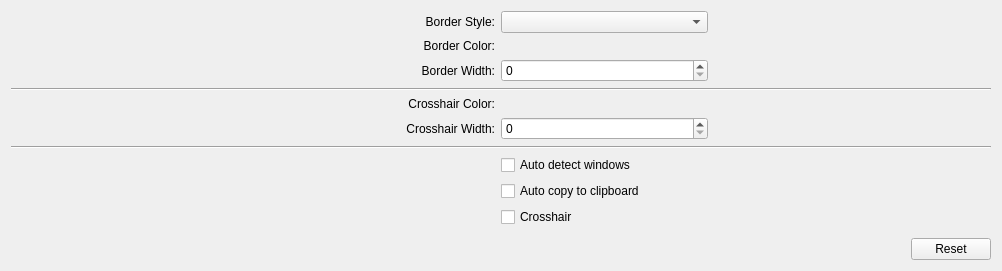
     <widget class="QWidget" name="tabInterface">
      <attribute name="title">
       <string>Interface</string>
      </attribute>
      <layout class="QHBoxLayout" name="horizontalLayout_4">
       <item>
        <widget class="QWidget" name="widget_4" native="true">
         <layout class="QGridLayout" name="interfaceLayout" columnstretch="7,3,4">
          <property name="leftMargin">
           <number>0</number>
          </property>
          <property name="topMargin">
           <number>0</number>
          </property>
          <property name="rightMargin">
           <number>0</number>
          </property>
          <property name="bottomMargin">
           <number>0</number>
          </property>
          <item row="0" column="0">
           <widget class="QLabel" name="label_5">
            <property name="text">
             <string>Border Style:</string>
            </property>
            <property name="alignment">
             <set>Qt::AlignRight|Qt::AlignTrailing|Qt::AlignVCenter</set>
            </property>
           </widget>
          </item>
          <item row="2" column="0">
           <widget class="QLabel" name="label_6">
            <property name="text">
             <string>Border Width:</string>
            </property>
            <property name="alignment">
             <set>Qt::AlignRight|Qt::AlignTrailing|Qt::AlignVCenter</set>
            </property>
           </widget>
          </item>
          <item row="15" column="0" colspan="3">
           <widget class="QWidget" name="widget_3" native="true">
            <layout class="QHBoxLayout" name="horizontalLayout_3">
             <property name="leftMargin">
              <number>0</number>
             </property>
             <property name="topMargin">
              <number>0</number>
             </property>
             <property name="rightMargin">
              <number>0</number>
             </property>
             <property name="bottomMargin">
              <number>0</number>
             </property>
             <item>
              <spacer name="horizontalSpacer_3">
               <property name="orientation">
                <enum>Qt::Horizontal</enum>
               </property>
               <property name="sizeHint" stdset="0">
                <size>
                 <width>900</width>
                 <height>20</height>
                </size>
               </property>
              </spacer>
             </item>
             <item>
              <widget class="QPushButton" name="interfaceReset">
               <property name="text">
                <string>Reset</string>
               </property>
              </widget>
             </item>
            </layout>
           </widget>
          </item>
          <item row="3" column="0" colspan="3">
           <widget class="Line" name="line">
            <property name="maximumSize">
             <size>
              <width>16777215</width>
              <height>3</height>
             </size>
            </property>
            <property name="orientation">
             <enum>Qt::Horizontal</enum>
            </property>
           </widget>
          </item>
          <item row="4" column="0">
           <widget class="QLabel" name="label_7">
            <property name="text">
             <string>Crosshair Color:</string>
            </property>
            <property name="alignment">
             <set>Qt::AlignRight|Qt::AlignTrailing|Qt::AlignVCenter</set>
            </property>
           </widget>
          </item>
          <item row="0" column="2">
           <spacer name="horizontalSpacer_4">
            <property name="orientation">
             <enum>Qt::Horizontal</enum>
            </property>
            <property name="sizeHint" stdset="0">
             <size>
              <width>40</width>
              <height>20</height>
             </size>
            </property>
           </spacer>
          </item>
          <item row="5" column="1">
           <widget class="QSpinBox" name="spCrosshairWidth">
            <property name="maximum">
             <number>100</number>
            </property>
           </widget>
          </item>
          <item row="6" column="0" rowspan="2" colspan="3">
           <widget class="Line" name="line_2">
            <property name="orientation">
             <enum>Qt::Horizontal</enum>
            </property>
           </widget>
          </item>
          <item row="5" column="0">
           <widget class="QLabel" name="label_9">
            <property name="text">
             <string>Crosshair Width:</string>
            </property>
            <property name="alignment">
             <set>Qt::AlignRight|Qt::AlignTrailing|Qt::AlignVCenter</set>
            </property>
           </widget>
          </item>
          <item row="0" column="1">
           <widget class="QComboBox" name="cbBorderStyle"/>
          </item>
          <item row="14" column="1">
           <spacer name="verticalSpacer_2">
            <property name="orientation">
             <enum>Qt::Vertical</enum>
            </property>
            <property name="sizeHint" stdset="0">
             <size>
              <width>20</width>
              <height>5</height>
             </size>
            </property>
           </spacer>
          </item>
          <item row="10" column="1">
           <widget class="QCheckBox" name="cbAutoCopy2clipboard">
            <property name="text">
             <string>Auto copy to clipboard</string>
            </property>
            <property name="checked">
             <bool>false</bool>
            </property>
           </widget>
          </item>
          <item row="11" column="1">
           <widget class="QCheckBox" name="cbCrosshair">
            <property name="text">
             <string>Crosshair</string>
            </property>
           </widget>
          </item>
          <item row="2" column="1">
           <widget class="QSpinBox" name="spBorderWidth">
            <property name="maximum">
             <number>100</number>
            </property>
           </widget>
          </item>
          <item row="1" column="0">
           <widget class="QLabel" name="label_8">
            <property name="text">
             <string>Border Color:</string>
            </property>
            <property name="alignment">
             <set>Qt::AlignRight|Qt::AlignTrailing|Qt::AlignVCenter</set>
            </property>
           </widget>
          </item>
          <item row="9" column="1">
           <widget class="QCheckBox" name="cbAutoDetectWindows">
            <property name="text">
             <string>Auto detect windows</string>
            </property>
            <property name="checked">
             <bool>false</bool>
            </property>
           </widget>
          </item>
         </layout>
        </widget>
       </item>
      </layout>
     </widget>
